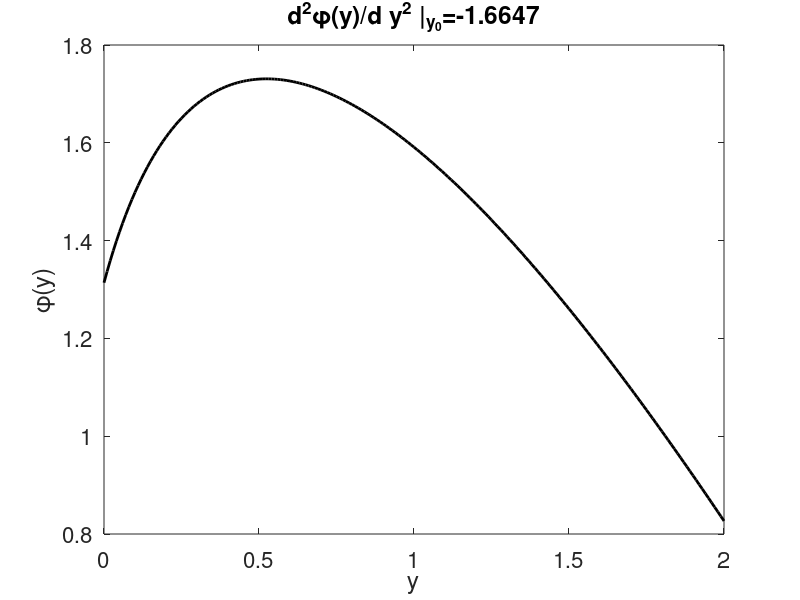

The MATLAB source for this figure:
%% This is the program to compute phi(y) function max
% Rb, 2*pi/(773*10^-9)*sqrt(1.05*10^-34/85/1.67/10^-27/10^6) ~ 0.22
% K, 2*pi/(773*10^-9)*sqrt(1.05*10^-34/39/1.67/10^-27/10^6) ~ 0.33
% Na, 2*pi/(773*10^-9)*sqrt(1.05*10^-34/23/1.67/10^-27/10^6) ~ 0.42
% Li, 2*pi/(773*10^-9)*sqrt(1.05*10^-34/7/1.67/10^-27/10^6) ~ 0.77
clear
clc
% units are taken to be \hbar=m=k_B=1
kr = 0.22;
delta = 0;
OmegaTilde=3;
omega_c = 1; % --> equivalent to delta_R
T = 0.5; 
beta = 1/T;
maxKZ = 10;
eta = @(kz,y) sqrt((kr*kz+delta).^2+(OmegaTilde/2)^2*y);
S = @(y) quadgk(@(kz) exp(-beta*kz.^2/2)*2.*cosh(beta*eta(kz,y)),-maxKZ,maxKZ);
Q = @(y) beta*quadgk(@(kz) exp(-beta*kz.^2/2).*sinh(beta*eta(kz,y))*(OmegaTilde/2)^2./eta(kz,y),-maxKZ,maxKZ);
FirstOrder = @(y) -beta*omega_c+Q(y)./S(y);
[y0,fval]=fsolve(FirstOrder, 0.0, optimset('Display','off'));
ay = 0:0.01:2;
phi = @(y) -beta*omega_c*y+log(S(y));
pQpy = @(y) beta*(OmegaTilde/2)^4*quadgk(@(kz) exp(-beta*kz.^2/2).*...
    (beta/2*cosh(beta*eta(kz,y))-...
    sinh(beta*eta(kz,y))/2./eta(kz,y))./(eta(kz,y).^2),-maxKZ,maxKZ);
SecondOrder = @(y) (pQpy(y).*S(y)-Q(y).^2)./(S(y).^2);
for ny = 1:length(ay)
    y = ay(ny);
    phiy(ny) = phi(y);
end
plot(ay,phiy,'k','linewidth',2)
hold off
xlabel('y')
ylabel('\phi(y)')
title(['d^2\phi(y)/d y^2 |_{y_0}=', num2str(SecondOrder(y0)) ])
set(gca,'fontsize',16)